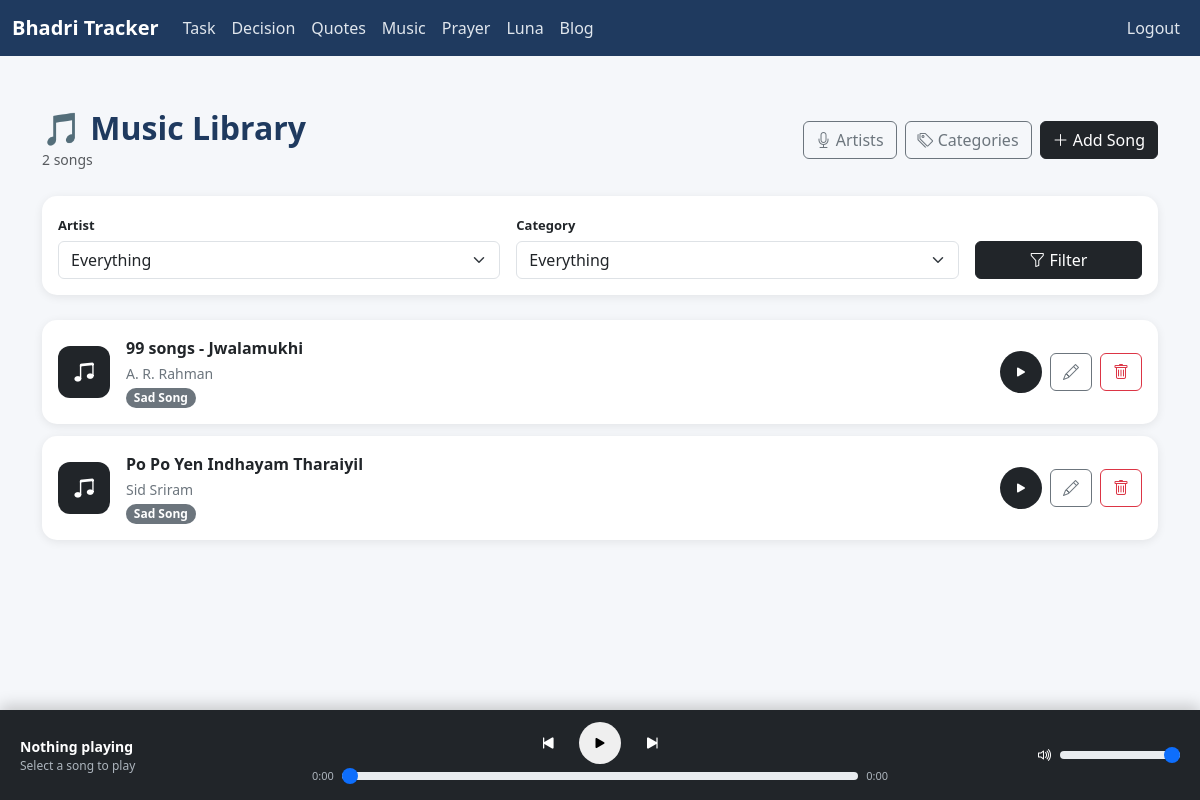
Page /music/ (signed in) on the earlier database version.
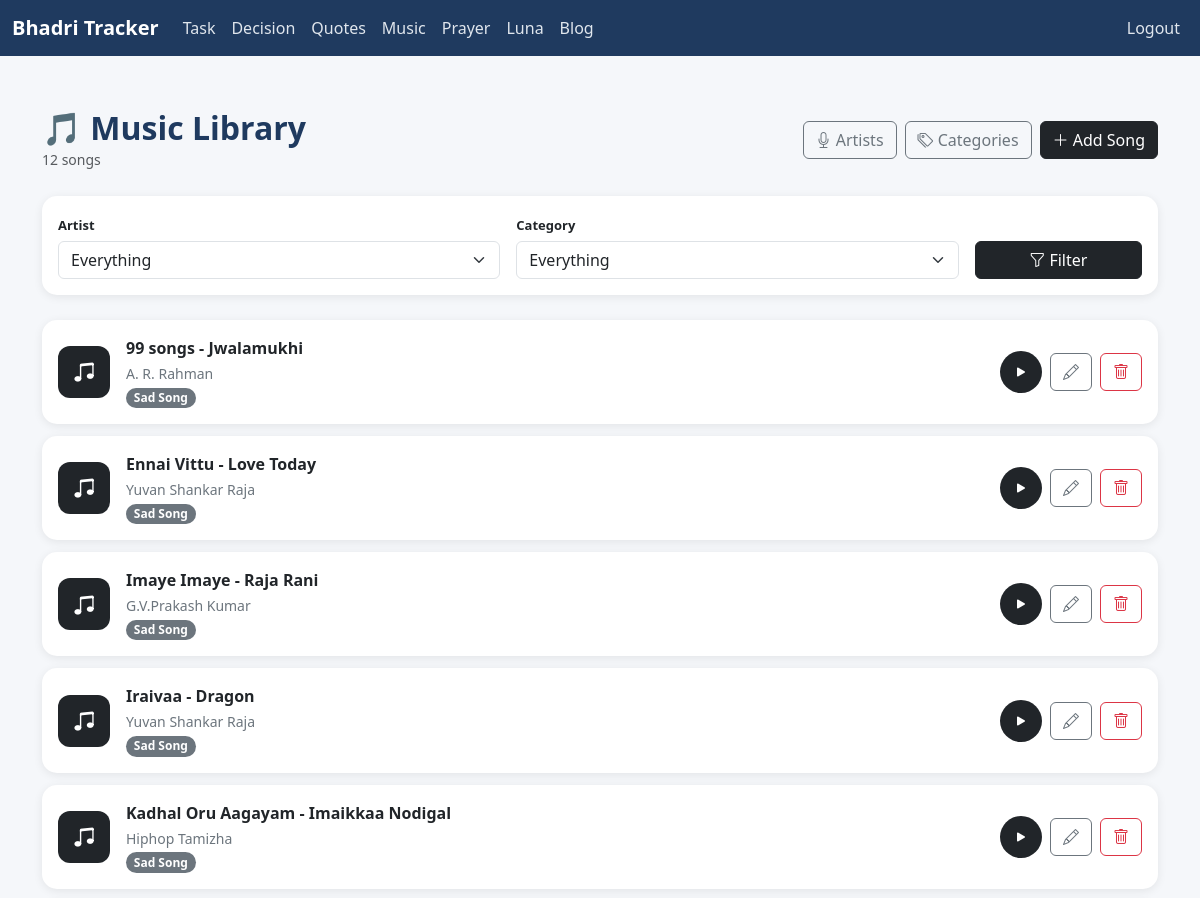
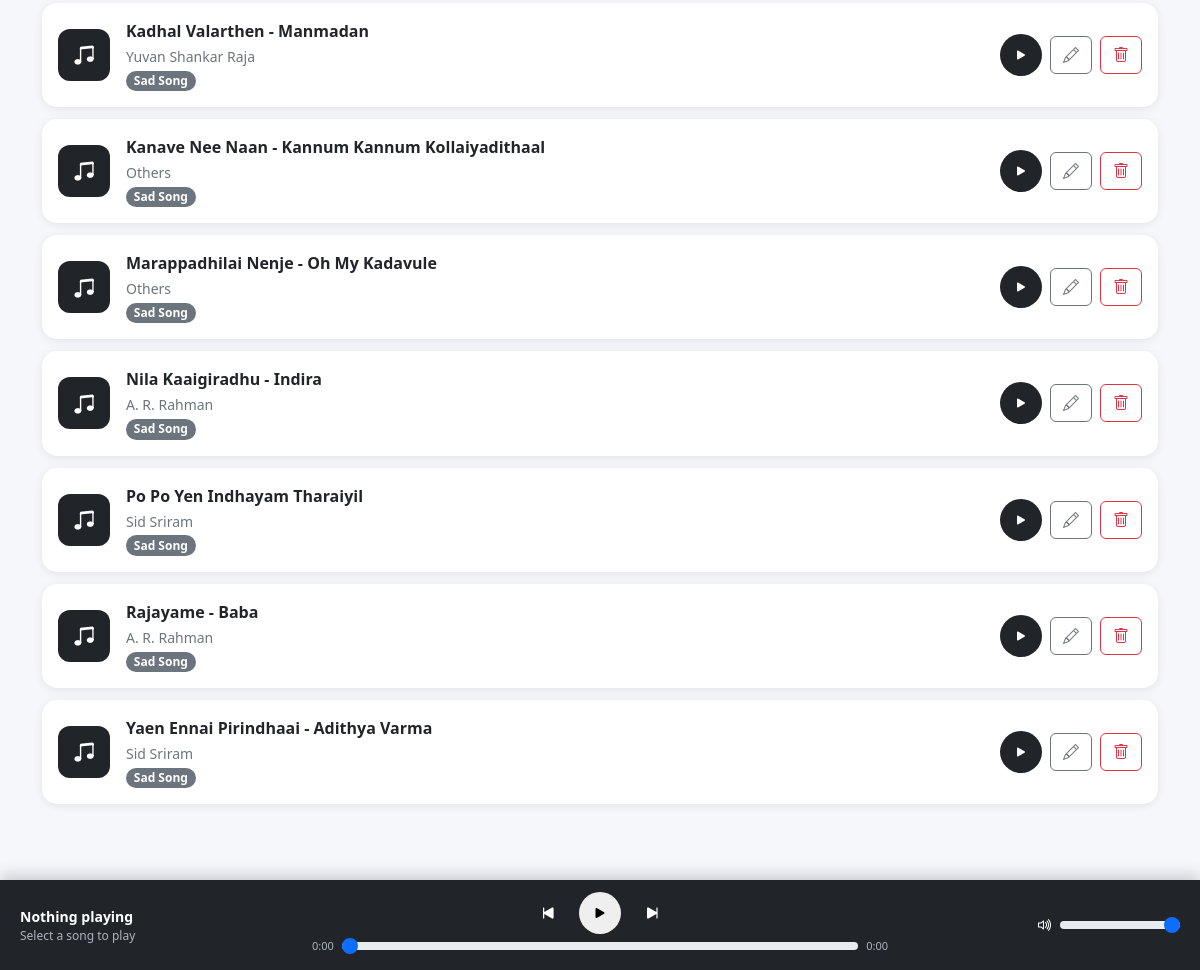
Same page on the later database version (2 pictures, top to bottom).
### music/models.py (models this page shows, shortened)
class Music(models.Model):
    title = models.CharField(max_length=200)
    artists = models.ManyToManyField(
        Artist,
        related_name="songs",
        blank=True
    )
    category = models.ForeignKey(
        Category,
        on_delete=models.PROTECT,
        related_name="songs"
    )
    fileurl = models.TextField(max_length=255)
    description = models.TextField(blank=True)
    created_at = models.DateTimeField(auto_now_add=True)
    updated_at = models.DateTimeField(auto_now=True)
    class Meta:
        ordering = ["title"]
    def github_url(self):
        return f"https://raw.githubusercontent.com/tenctech10c/Audio/main/{self.fileurl}"

class Artist(models.Model):
    name = models.CharField(max_length=150, unique=True)
    description = models.TextField(blank=True)
    created_at = models.DateTimeField(auto_now_add=True)
    class Meta:
        ordering = ["name"]

class Category(models.Model):
    name = models.CharField(max_length=100, unique=True)
    description = models.TextField(blank=True)
    created_at = models.DateTimeField(auto_now_add=True)
    class Meta:
        ordering = ["name"]

### music/views.py (the view)
# urls.py: path("", views.music_list, name="music_list"),
@login_required
def music_list(request):
    songs = Music.objects.select_related(
        "category"
    ).prefetch_related(
        "artists"
    )
    artists = Artist.objects.all()
    categories = Category.objects.all()
    selected_artist = request.GET.get("artist")
    selected_category = request.GET.get("category")
    if selected_artist:
        songs = songs.filter(
            artists__id=selected_artist
        ).distinct()
    if selected_category:
        songs = songs.filter(
            category_id=selected_category
        )
    context = {
        "songs": songs,
        "artists": artists,
        "categories": categories,
        "selected_artist": selected_artist,
        "selected_category": selected_category,
    }
    return render(
        request,
        "music/music_list.html",
        context
    )

### tracker/context_processors.py (called while the page is built)
def active_notifications(request):
    today = timezone.localdate()
    notifications = Notification.objects.filter(
        is_completed=False,
        date__gte=today,
        date__lte=today + timedelta(days=7)
    ).order_by('date')
    return {
        'active_notifications': notifications
    }

### templates/music/music_list.html (shortened to what this page needs)
{% extends "base.html" %}
{% load static %}
{% block style %}
<link rel="stylesheet" href="{% static 'css/music.css' %}">
{% endblock %}
{% block content %}
<div class="music-page">
    <div class="music-header">
        <div>
            <h2 class="music-title">
                🎵 Music Library
            </h2>
            <small class="text-muted">
                {{ songs|length }}
                song{{ songs|length|pluralize }}
            </small>
        </div>
        <div class="d-flex gap-2 flex-wrap">
            <a href="{% url 'music:artist_list' %}"
               class="btn btn-outline-secondary">
                <i class="bi bi-mic"></i>
                Artists
            </a>
            <a href="{% url 'music:category_list' %}"
               class="btn btn-outline-secondary">
                <i class="bi bi-tags"></i>
                Categories
            </a>
            <a href="{% url 'music:music_create' %}"
               class="btn btn-dark">
                <i class="bi bi-plus-lg"></i>
                Add Song
            </a>
        </div>
    </div>
    <div class="card filter-card">
        <div class="card-body">
            <form method="GET"
                  action="{% url 'music:music_list' %}">
                <div class="row g-3 align-items-end">
                    <div class="col-md-5">
                        <label for="artist-filter"
                               class="filter-label">
                            Artist
                        </label>
                        <select id="artist-filter"
                                name="artist"
                                class="form-select">
                            <option value="">
                                Everything
                            </option>
                        </select>
                    </div>
                    <div class="col-md-5">
                        <label for="category-filter"
                               class="filter-label">
                            Category
                        </label>
                        <select id="category-filter"
                                name="category"
                                class="form-select">
                            <option value="">
                                Everything
                            </option>
                        </select>
                    </div>
                    <div class="col-md-2 d-grid">
                        <button type="submit"
                                class="btn btn-dark">
                            <i class="bi bi-funnel"></i>
                            Filter
                        </button>
                    </div>
                </div>
            </form>
        </div>
    </div>
    {% if songs %}
        <div id="song-list">
            {% for song in songs %}
                <div class="card music-card song-item"
                     data-song-id="{{ song.id }}"
                     data-title="{{ song.title }}"
                     data-artists="{% for artist in song.artists.all %}{{ artist.name }}{% if not forloop.last %}, {% endif %}{% endfor %}"
                     data-category="{{ song.category.name }}"
                     data-url="{{ song.github_url }}">
                    <div class="card-body">
                        <div class="d-flex align-items-center gap-3">
                            <div class="music-icon">
                                <i class="bi bi-music-note-beamed"></i>
                            </div>
                            <div class="flex-grow-1">
                                <div class="song-title">
                                    {{ song.title }}
                                </div>
                                <div class="song-artist">
                                    {% for artist in song.artists.all %}
                                        {{ artist.name }}
                                    {% endfor %}
                                </div>
                                <span class="badge text-bg-secondary song-category">
                                    {{ song.category.name }}
                                </span>
                            </div>
                            <div class="d-flex align-items-center gap-2">
                                <button type="button"
                                        class="btn btn-dark play-button play-song"
                                        aria-label="Play {{ song.title }}">
                                    <i class="bi bi-play-fill"></i>
                                </button>
                                <a href="{% url 'music:music_update' song.id %}"
                                   class="btn btn-outline-secondary"
                                   aria-label="Edit {{ song.title }}">
                                    <i class="bi bi-pencil"></i>
                                </a>
                                <a href="{% url 'music:music_delete' song.id %}"
                                   class="btn btn-outline-danger"
                                   aria-label="Delete {{ song.title }}">
                                    <i class="bi bi-trash"></i>
                                </a>
                            </div>
                        </div>
                    </div>
                </div>
            {% endfor %}
        </div>
    {% endif %}
</div>
<div class="music-player">
    <div class="player-container">
        <div class="row align-items-center g-2">
            <div class="col-md-3">
                <div id="player-title"
                     class="player-song">
                    Nothing playing
                </div>
                <div id="player-artist"
                     class="player-artist">
                    Select a song to play
                </div>
            </div>
            <div class="col-md-6">
                <div class="player-controls">
                    <button type="button"
                            id="previous-button"
                            class="player-btn"
                            aria-label="Previous song">
                        <i class="bi bi-skip-start-fill"></i>
                    </button>
                    <button type="button"
                            id="player-play-button"
                            class="player-main-btn"
                            aria-label="Play or pause">
                        <i class="bi bi-play-fill"></i>
                    </button>
                    <button type="button"
                            id="next-button"
                            class="player-btn"
                            aria-label="Next song">
                        <i class="bi bi-skip-end-fill"></i>
                    </button>
                </div>
                <div class="d-flex align-items-center gap-2">
                    <span id="current-time"
                          class="player-time">
                        0:00
                    </span>
                    <input type="range"
                           id="progress-bar"
                           class="form-range player-progress"
                           value="0"
                           min="0"
                           max="100">
                    <span id="duration"
                          class="player-time">
                        0:00
                    </span>
                </div>
            </div>
            <div class="col-md-3 player-volume">
                <div class="volume-container justify-content-end">
                    <i class="bi bi-volume-up"></i>
                    <input type="range"
                           id="volume-control"
                           class="form-range"
                           min="0"
                           max="1"
                           step="0.01"
                           value="1">
                </div>
            </div>
        </div>
    </div>
</div>
{% endblock %}

### templates/base.html (shortened to what this page needs)
{% load static %}
<!DOCTYPE html>
<html>
<head>
  <link href="https://cdn.jsdelivr.net/npm/bootstrap@5.3.3/dist/css/bootstrap.min.css" rel="stylesheet">
  <link rel="stylesheet" href="https://cdn.jsdelivr.net/npm/bootstrap-icons@1.11.1/font/bootstrap-icons.css">
  <link rel="stylesheet" href="{% static 'css/base.css' %}">
  {% block style %}{% endblock %}
</head>
<body class="{% if active_notifications %}has-notification{% endif %}">
<nav class="navbar fixed-top navbar-expand-lg custom-navbar">
  <div class="container-fluid">
    <a class="navbar-brand text-light" href='{% url "tracker:task_list" %}'>Bhadri Tracker</a>
    {% if request.user.is_authenticated %}
      <div class="collapse navbar-collapse" id="navbarNav">
        <ul class="navbar-nav">
          <li class="nav-item">
            <a class="nav-link text-light" href="{% url 'tracker:task_list' %}">Task</a>
          </li>
        </ul>
        <ul class="navbar-nav">
          <li class="nav-item">
            <a class="nav-link text-light" href="{% url 'statements:decision_tree_list' %}">Decision</a>
          </li>
        </ul>
        <ul class="navbar-nav">
          <li class="nav-item">
            <a class="nav-link text-light" href="{% url 'tracker:quotes' %}">Quotes</a>
          </li>
        </ul>
        <ul class="navbar-nav">
          <li class="nav-item">
            <a class="nav-link text-light" href="{% url 'music:music_list' %}">Music</a>
          </li>
        </ul>
        <ul class="navbar-nav">
          <li class="nav-item">
            <a class="nav-link text-light" href="{% url 'tracker:prayer' %}">Prayer</a>
          </li>
        </ul>
        <ul class="navbar-nav">
          <li class="nav-item">
            <a class="nav-link text-light" href="{% url 'chat:conversation_list' %}">Luna</a>
          </li>
        </ul>
        <ul class="navbar-nav">
          <li class="nav-item">
            <a class="nav-link text-light" href="{% url 'blogs:blog_list' %}">Blog</a>
          </li>
        </ul>
      </div>
    {% endif %}
    <div class="collapse navbar-collapse" id="navbarNav">
      <ul class="navbar-nav ms-auto mb-2 mb-lg-0">
        {% if request.user.is_authenticated %}
        <li class="nav-item">
          <a class="nav-link" href='{% url "logout" %}'>Logout</a>
        </li>
        {% else %}
        <li class="nav-item">
          <a class="nav-link" href='{% url "login" %}'>Login</a>
        </li>
        {% endif %}
      </ul>
    </div>
  </div>
</nav>
<div class="container">
  <br />
  {% block content %}{% endblock %}
  <br />
</div>
<link href="https://cdn.jsdelivr.net/npm/select2@4.1.0-rc.0/dist/css/select2.min.css" rel="stylesheet" />
</body>
</html>

### static/css/base.css (style rules this page uses)
body { padding: 0 0px; padding-top: 50px; background-color: #f5f7fa; color: #212529; }
.custom-navbar { background-color: #1f3a5f; z-index: 1050; }
.custom-navbar .navbar-brand { font-weight: 600; color: #ffffff !important; }
.custom-navbar .nav-link { color: #e0e6ed !important; font-weight: 500; }
h1, h2, h3 { color: #1f3a5f; font-weight: 600; }
.card { border-radius: 12px; box-shadow: 0 4px 12px rgba(0,0,0,0.05); }

### static/css/music.css (style rules this page uses)
.music-page { padding-top: 35px; padding-bottom: 130px; }
.music-header { display: flex; justify-content: space-between; align-items: center; margin-bottom: 25px; gap: 15px; flex-wrap: wrap; }
.music-title { font-weight: 700; margin: 0; }
.filter-card { border: none; border-radius: 15px; box-shadow: 0 2px 10px rgba(0, 0, 0, 0.08); margin-bottom: 25px; }
.filter-label { font-size: 13px; font-weight: 600; margin-bottom: 5px; }
.music-card { border: none; border-radius: 15px; margin-bottom: 12px; box-shadow: 0 2px 10px rgba(0, 0, 0, 0.08); transition: transform 0.2s, box-shadow 0.2s; }
.music-icon { width: 52px; height: 52px; border-radius: 12px; display: flex; align-items: center; justify-content: center; background: #212529; color: white; font-size: 22px; flex-shrink: 0; }
.song-title { font-weight: 600; font-size: 16px; margin-bottom: 3px; }
.song-artist { color: #6c757d; font-size: 14px; }
.song-category { font-size: 12px; border-radius: 20px; }
.play-button { width: 42px; height: 42px; border-radius: 50%; border: none; display: flex; align-items: center; justify-content: center; }
.music-player { position: fixed; bottom: 0; left: 0; right: 0; background: #212529; color: white; z-index: 1050; padding: 12px 20px; box-shadow: 0 -4px 15px rgba(0, 0, 0, 0.2); }
.player-container { max-width: 1200px; margin: auto; }
.player-song { font-weight: 600; font-size: 14px; }
.player-artist { font-size: 12px; color: #adb5bd; }
.player-controls { display: flex; justify-content: center; align-items: center; gap: 15px; }
.player-btn { border: none; background: transparent; color: white; font-size: 20px; }
.player-main-btn { width: 42px; height: 42px; border-radius: 50%; border: none; font-size: 18px; }
.player-progress { width: 100%; }
.player-time { font-size: 11px; color: #adb5bd; }
.volume-container { display: flex; align-items: center; gap: 7px; }
#volume-control { max-width: 120px; }

Differences in the rows shown:
added Music: title "Ennai Vittu - Love Today", category.name "Sad Song"
added Artist: name "Yuvan Shankar Raja"
added Music: title "Imaye Imaye - Raja Rani", category.name "Sad Song"
added Artist: name "G.V.Prakash Kumar", shown under "Imaye Imaye - Raja Rani"
added Music: title "Iraivaa - Dragon", category.name "Sad Song"
added Music: title "Kadhal Oru Aagayam - Imaikkaa Nodigal", category.name "Sad Song"
added Artist: name "Hiphop Tamizha", shown under "Kadhal Oru Aagayam - Imaikkaa Nodigal"
added Music: title "Kadhal Valarthen - Manmadan", category.name "Sad Song"
added Music: title "Kanave Nee Naan - Kannum Kannum Kollaiyadithaal", category.name "Sad Song"
added Artist: name "Others"
added Music: title "Marappadhilai Nenje - Oh My Kadavule", category.name "Sad Song"
added Music: title "Nila Kaaigiradhu - Indira", category.name "Sad Song", Artist (name "A. R. Rahman")
added Music: title "Rajayame - Baba", category.name "Sad Song", Artist (name "A. R. Rahman")
added Music: title "Yaen Ennai Pirindhaai - Adithya Varma", category.name "Sad Song", Artist (name "Sid Sriram")
Other differences:
{{ songs|length }}: "2" → "12"
